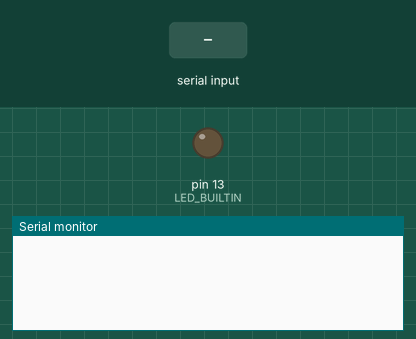
Simulated run of this sketch. Board: Arduino Uno, built with avr-gcc and run on an emulated ATmega328P. Parts: output pins drawn as LEDs (lit = HIGH), the last lines printed to the serial monitor. The test bench sets the inputs (shaded band).

Above: at 1.2 s.
1.3 s: "1" received over Serial
At 2.5 s:
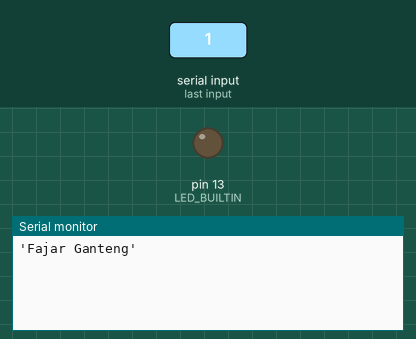
2.8 s: "2" received over Serial
At 3.8 s:
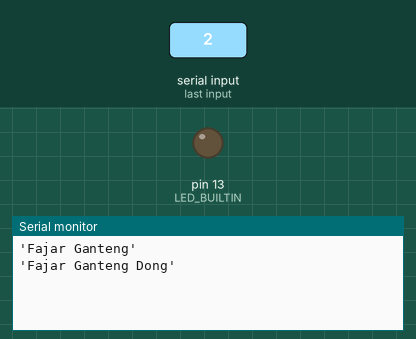
4.3 s: "3" received over Serial
At 4.9 s:
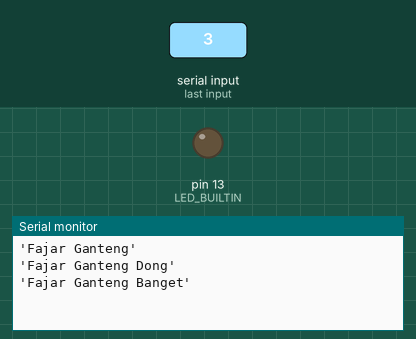

The sketch:

LOGIC_LORA.ino
```cpp
#include <LowPower.h>
String c = "";
String d = "";
String e = "";
char a;
String cmd;
int i = 2;

void setup() {
  Serial.begin(9600);
  c = "'Fajar Ganteng'";
//  Serial.println(c);
  pinMode(LED_BUILTIN, OUTPUT);
}

void loop() {
  if(Serial.available()){
    char a;
    int b = Serial.read();
//    delay(100);
//    Serial.print(b);
    if(b==49){
      c = "'Fajar Ganteng'";
      Serial.println(c);

      delay(500);
      }
    if (b==50){
      d = "'Fajar Ganteng Dong'";

      //digitalWrite(LED_BUILTIN, HIGH);
      Serial.println(d);

      delay(500);
      }
      if (b==51){
      e = "'Fajar Ganteng Banget'";

      //digitalWrite(LED_BUILTIN, HIGH);
      Serial.println(e);

      delay(500);
      }
    }
//    delay(1500);
}
```

Measured:
- after the input at 1.3 s, the serial monitor: prints a new line at once (image 1)
- after the input at 2.8 s, the serial monitor: prints a new line at once (image 2)
- after the input at 4.3 s, the serial monitor: prints a new line at once (image 3)
